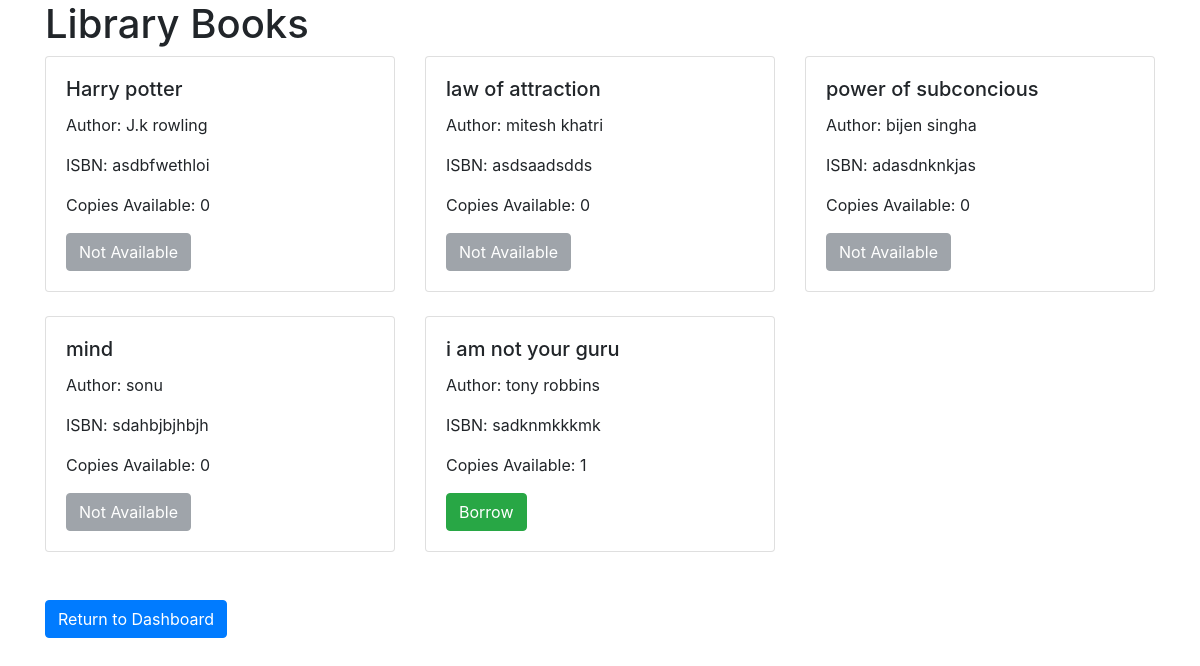
The page /books/ on the database its author committed.
### app/models.py (models this page shows)
class Book(models.Model):
    title=models.CharField(max_length=50)
    author=models.CharField(max_length=50)
    date=models.DateField()
    isbn=models.CharField(max_length=13,unique=True)
    copies=models.IntegerField(default=1)

### app/views.py (the view)
# urls.py: path('books/', views.books_view, name='books'),
def books_view(request):
    books=Book.objects.all()
    return render(request, 'booklist.html', {'books':books})

### app/templates/booklist.html (shortened to what this page needs)
<!DOCTYPE html>
<html lang="en">
<head>
    <link rel="stylesheet" href="https://stackpath.bootstrapcdn.com/bootstrap/4.5.2/css/bootstrap.min.css">
</head>
<body>
    <div class="container">
        <h1>Library Books</h1>
        <div class="row">
            {% for book in books %}
            <div class="col-md-4 mb-4">
                <div class="card">
                    <div class="card-body">
                        <h5 class="card-title">{{ book.title }}</h5>
                        <p class="card-text">Author: {{ book.author }}</p>
                        <p class="card-text">ISBN: {{ book.isbn }}</p>
                        <p class="card-text">Copies Available: {{ book.copies }}</p>
                        {% if book.copies > 0 %}
                        <a href="{% url 'borrow_book' book_id=book.id %}" class="btn btn-success">Borrow</a>
                        {% else %}
                        <button class="btn btn-secondary" disabled>Not Available</button>
                        {% endif %}
                    </div>
                </div>
            </div>
            {% endfor %}
        </div>
        <div class="row">
            <div class="col-md-12">
                <a href="{% url 'dashboard' %}" class="btn btn-primary mt-4">Return to Dashboard</a>
            </div>
        </div>
    </div>
</body>
</html>

### rows shown on the page
Book: title "Harry potter", author "J.k rowling", isbn "asdbfwethloi", copies "0", shows "Not Available"
Book: title "law of attraction", author "mitesh khatri", isbn "asdsaadsdds", copies "0", shows "Not Available"
Book: title "power of subconcious", author "bijen singha", isbn "adasdnknkjas", copies "0", shows "Not Available"
Book: title "mind", author "sonu", isbn "sdahbjbjhbjh", copies "0", shows "Not Available"
Book: title "i am not your guru", author "tony robbins", isbn "sadknmkkkmk", copies "1", shows "Borrow"
